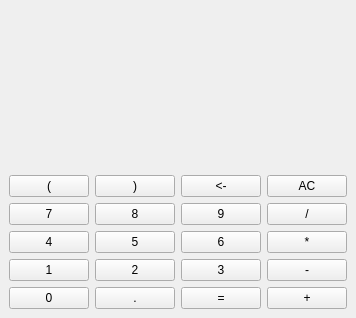
<?xml version="1.0" encoding="UTF-8"?>
<ui version="4.0">
 <class>MainWindow</class>
 <widget class="QMainWindow" name="MainWindow">
  <property name="geometry">
   <rect>
    <x>0</x>
    <y>0</y>
    <width>332</width>
    <height>318</height>
   </rect>
  </property>
  <property name="windowTitle">
   <string>MainWindow</string>
  </property>
  <widget class="QWidget" name="centralwidget">
   <property name="enabled">
    <bool>true</bool>
   </property>
   <layout class="QVBoxLayout" name="verticalLayout_2">
    <item>
     <widget class="QLabel" name="expression">
      <property name="enabled">
       <bool>true</bool>
      </property>
      <property name="font">
       <font>
        <family>Apple Braille</family>
        <pointsize>24</pointsize>
        <italic>false</italic>
       </font>
      </property>
      <property name="styleSheet">
       <string notr="true">padding: 5%;</string>
      </property>
      <property name="text">
       <string/>
      </property>
      <property name="scaledContents">
       <bool>true</bool>
      </property>
      <property name="alignment">
       <set>Qt::AlignRight|Qt::AlignTrailing|Qt::AlignVCenter</set>
      </property>
     </widget>
    </item>
    <item>
     <layout class="QGridLayout" name="gridLayout">
      <property name="sizeConstraint">
       <enum>QLayout::SetDefaultConstraint</enum>
      </property>
      <item row="1" column="2">
       <widget class="QPushButton" name="btn9">
        <property name="text">
         <string>9</string>
        </property>
       </widget>
      </item>
      <item row="1" column="1">
       <widget class="QPushButton" name="btn8">
        <property name="text">
         <string>8</string>
        </property>
       </widget>
      </item>
      <item row="4" column="2">
       <widget class="QPushButton" name="btn_eval">
        <property name="text">
         <string>=</string>
        </property>
       </widget>
      </item>
      <item row="3" column="0">
       <widget class="QPushButton" name="btn1">
        <property name="text">
         <string>1</string>
        </property>
       </widget>
      </item>
      <item row="3" column="3">
       <widget class="QPushButton" name="btn_minus">
        <property name="text">
         <string>-</string>
        </property>
       </widget>
      </item>
      <item row="1" column="0">
       <widget class="QPushButton" name="btn7">
        <property name="text">
         <string>7</string>
        </property>
       </widget>
      </item>
      <item row="3" column="1">
       <widget class="QPushButton" name="btn2">
        <property name="text">
         <string>2</string>
        </property>
       </widget>
      </item>
      <item row="2" column="2">
       <widget class="QPushButton" name="btn6">
        <property name="text">
         <string>6</string>
        </property>
       </widget>
      </item>
      <item row="4" column="3">
       <widget class="QPushButton" name="btn_plus">
        <property name="text">
         <string>+</string>
        </property>
       </widget>
      </item>
      <item row="4" column="1">
       <widget class="QPushButton" name="btn_point">
        <property name="text">
         <string>.</string>
        </property>
       </widget>
      </item>
      <item row="4" column="0">
       <widget class="QPushButton" name="btn0">
        <property name="text">
         <string>0</string>
        </property>
       </widget>
      </item>
      <item row="1" column="3">
       <widget class="QPushButton" name="btn_div">
        <property name="text">
         <string>/</string>
        </property>
       </widget>
      </item>
      <item row="2" column="0">
       <widget class="QPushButton" name="btn4">
        <property name="text">
         <string>4</string>
        </property>
       </widget>
      </item>
      <item row="2" column="1">
       <widget class="QPushButton" name="btn5">
        <property name="text">
         <string>5</string>
        </property>
       </widget>
      </item>
      <item row="3" column="2">
       <widget class="QPushButton" name="btn3">
        <property name="text">
         <string>3</string>
        </property>
       </widget>
      </item>
      <item row="2" column="3">
       <widget class="QPushButton" name="btn_mult">
        <property name="text">
         <string>*</string>
        </property>
       </widget>
      </item>
      <item row="0" column="1">
       <widget class="QPushButton" name="btn_close">
        <property name="maximumSize">
         <size>
          <width>199</width>
          <height>32</height>
         </size>
        </property>
        <property name="text">
         <string>)</string>
        </property>
       </widget>
      </item>
      <item row="0" column="0">
       <widget class="QPushButton" name="btn_open">
        <property name="text">
         <string>(</string>
        </property>
       </widget>
      </item>
      <item row="0" column="2">
       <widget class="QPushButton" name="btn_back">
        <property name="text">
         <string>&lt;-</string>
        </property>
       </widget>
      </item>
      <item row="0" column="3">
       <widget class="QPushButton" name="btn_ac">
        <property name="sizePolicy">
         <sizepolicy hsizetype="Minimum" vsizetype="Fixed">
          <horstretch>0</horstretch>
          <verstretch>0</verstretch>
         </sizepolicy>
        </property>
        <property name="text">
         <string>AC</string>
        </property>
       </widget>
      </item>
     </layout>
    </item>
   </layout>
  </widget>
 </widget>
 <resources/>
 <connections/>
</ui>
